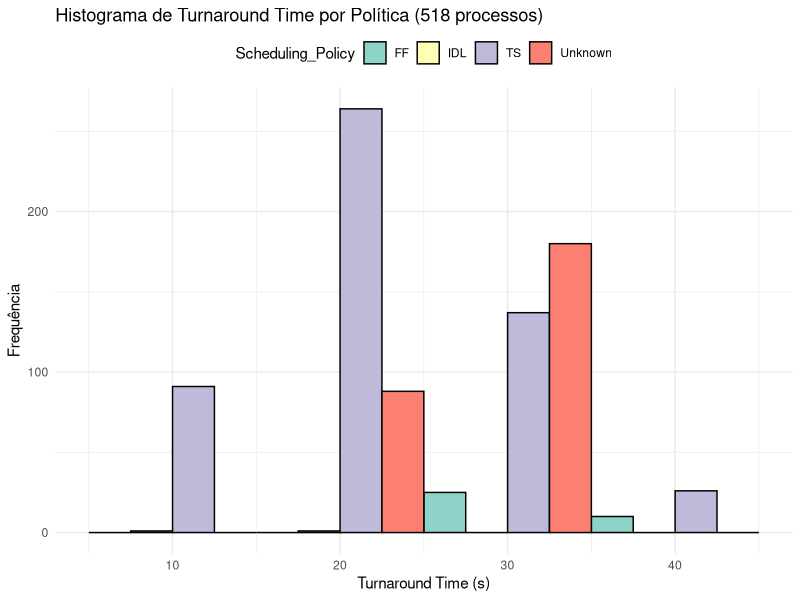
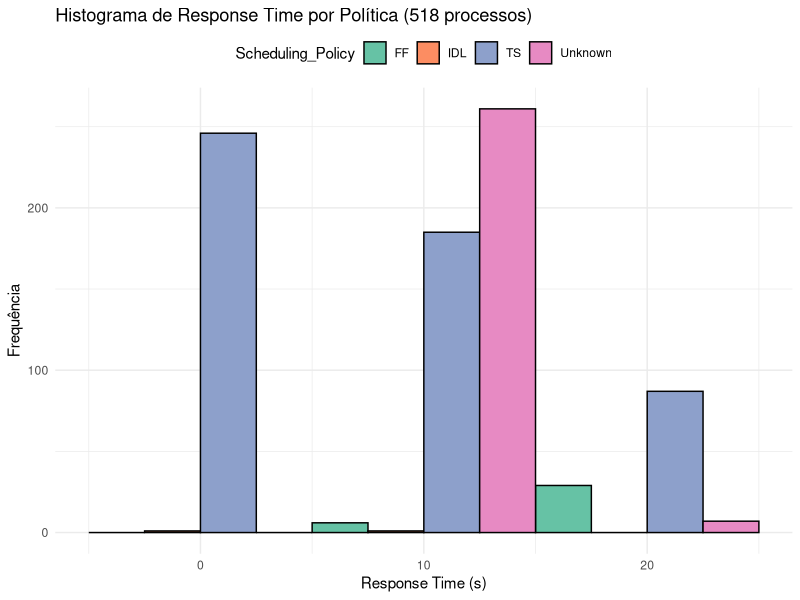
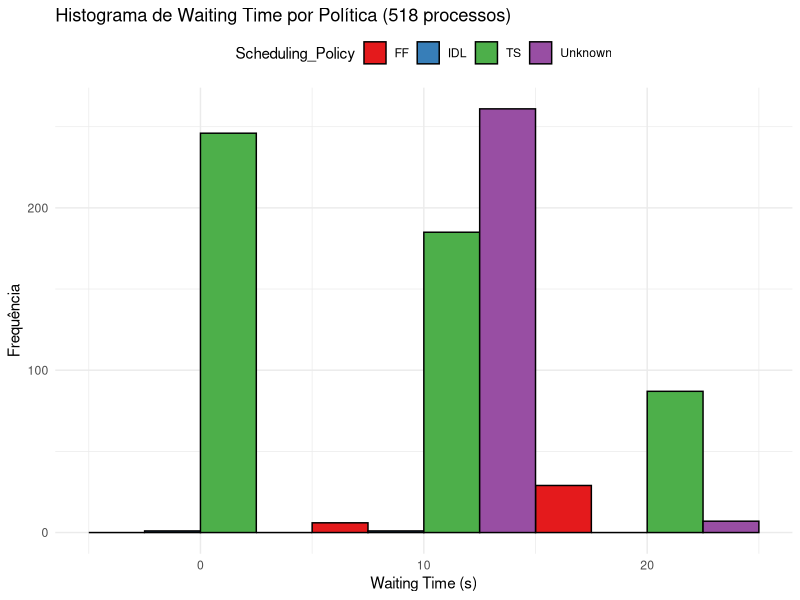
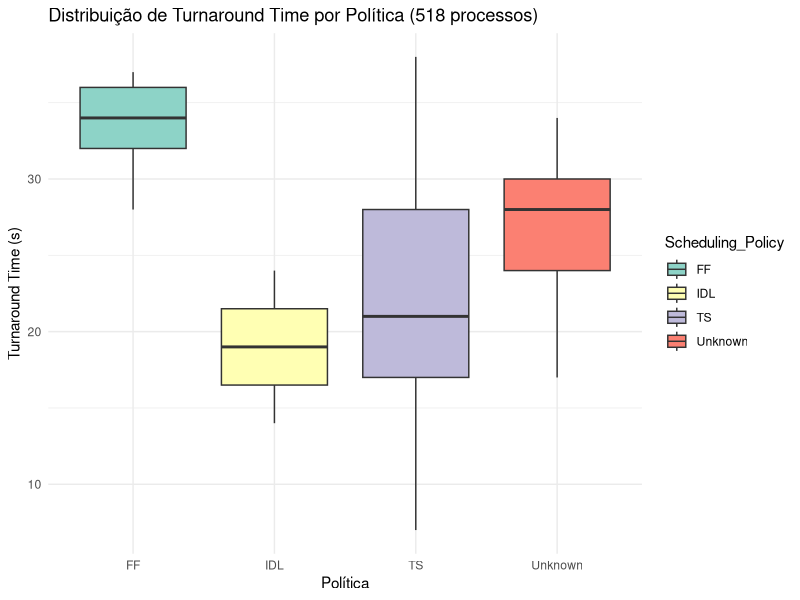
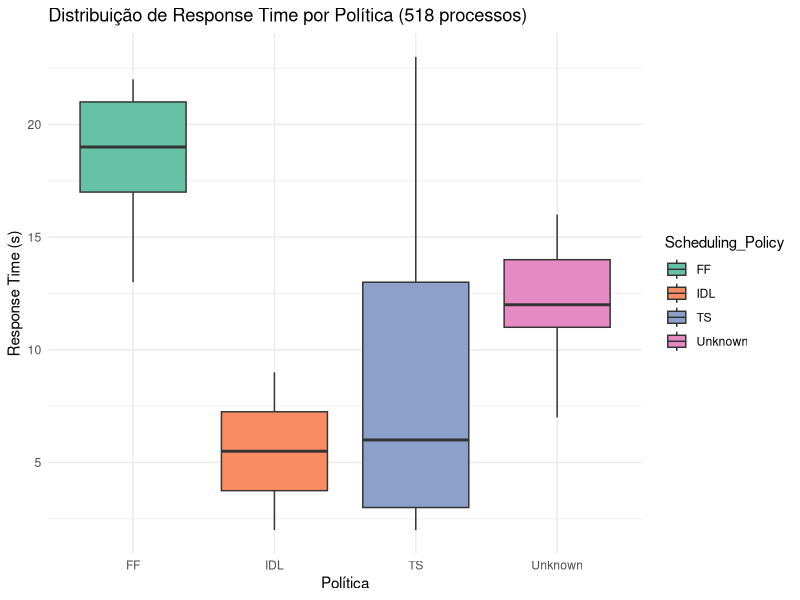
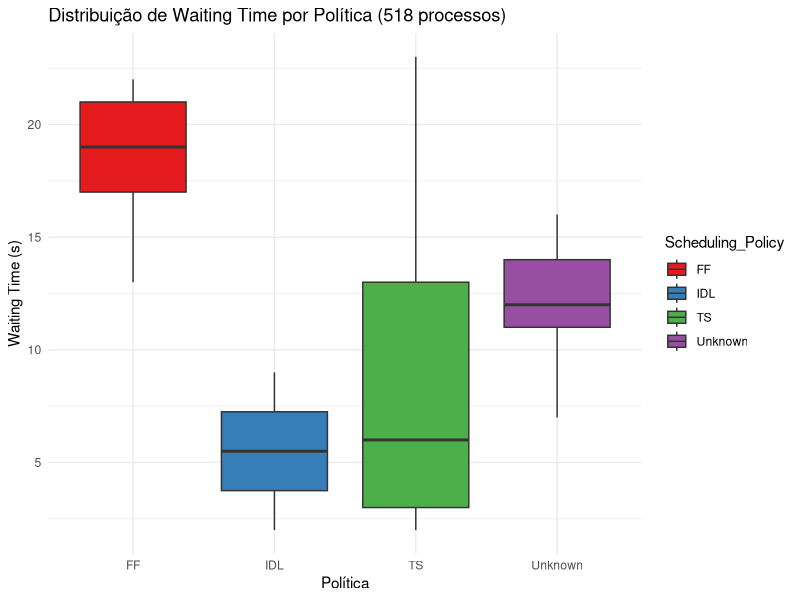
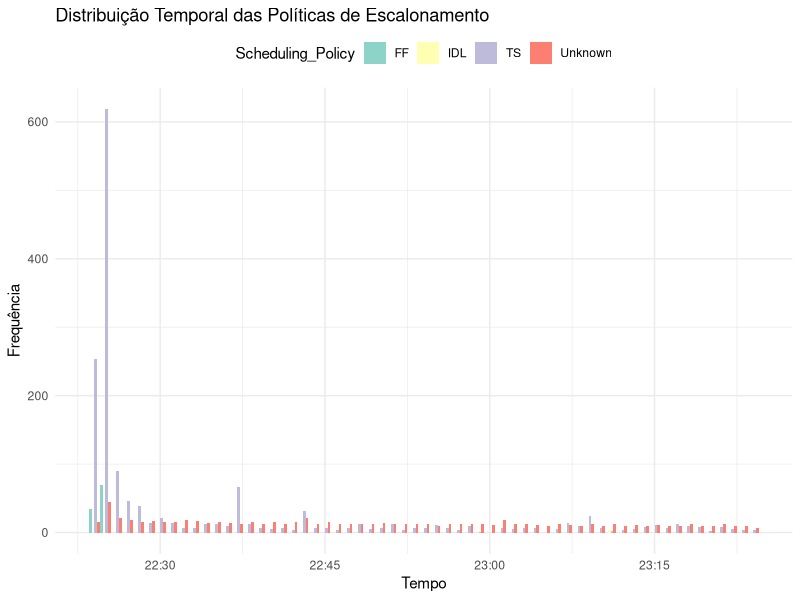

Write the R code that produced these figures, in order.
library(ggplot2)
library(dplyr)
library(lubridate)
library(tidyr) # Para a função gather()

# Ler o arquivo CSV
process_data <- read.csv("./process_log.csv")

# Converter colunas de tempo para formato datetime
process_data$Start_Time <- as.POSIXct(process_data$Start_Time, format="%Y-%m-%d %H:%M:%S")
process_data$First_Activation <- as.POSIXct(process_data$First_Activation, format="%Y-%m-%d %H:%M:%S")
process_data$End_Time <- as.POSIXct(process_data$End_Time, format="%Y-%m-%d %H:%M:%S")

# Calcular as métricas
process_data <- process_data %>%
  mutate(Turnaround_Time = as.numeric(difftime(End_Time, Start_Time, units = "secs")),
         Response_Time = as.numeric(difftime(First_Activation, Start_Time, units = "secs")),
         Waiting_Time = as.numeric(Turnaround_Time - difftime(End_Time, First_Activation, units = "secs")))
         
# Remover linhas com valores NA
process_data <- na.omit(process_data)

# Adicionar contagem de processos por política de escalonamento
process_data <- process_data %>%
  group_by(Scheduling_Policy) %>%
  mutate(Process_Count = n())

# 1. Histogramas para cada métrica agrupados por política

# Turnaround Time por política com cores
ggplot(process_data, aes(x=Turnaround_Time, fill=Scheduling_Policy)) +
  geom_histogram(binwidth=10, position="dodge", color="black") +
  scale_fill_brewer(palette="Set3") +
  labs(title=paste0("Histograma de Turnaround Time por Política (", unique(process_data$Process_Count), " processos)"),
       x="Turnaround Time (s)", y="Frequência") +
  theme_minimal() +
  theme(legend.position = "top")

# Response Time por política com cores
ggplot(process_data, aes(x=Response_Time, fill=Scheduling_Policy)) +
  geom_histogram(binwidth=10, position="dodge", color="black") +
  scale_fill_brewer(palette="Set2") +
  labs(title=paste0("Histograma de Response Time por Política (", unique(process_data$Process_Count), " processos)"),
       x="Response Time (s)", y="Frequência") +
  theme_minimal() +
  theme(legend.position = "top")

# Waiting Time por política com cores
ggplot(process_data, aes(x=Waiting_Time, fill=Scheduling_Policy)) +
  geom_histogram(binwidth=10, position="dodge", color="black") +
  scale_fill_brewer(palette="Set1") +
  labs(title=paste0("Histograma de Waiting Time por Política (", unique(process_data$Process_Count), " processos)"),
       x="Waiting Time (s)", y="Frequência") +
  theme_minimal() +
  theme(legend.position = "top")

# 2. Distribuição do tempo de cada métrica e política

# Turnaround Time por política - boxplot com cores
ggplot(process_data, aes(x=Scheduling_Policy, y=Turnaround_Time, fill=Scheduling_Policy)) +
  geom_boxplot() +
  scale_fill_brewer(palette="Set3") +
  labs(title=paste0("Distribuição de Turnaround Time por Política (", unique(process_data$Process_Count), " processos)"),
       x="Política", y="Turnaround Time (s)") +
  theme_minimal()

# Response Time por política - boxplot com cores
ggplot(process_data, aes(x=Scheduling_Policy, y=Response_Time, fill=Scheduling_Policy)) +
  geom_boxplot() +
  scale_fill_brewer(palette="Set2") +
  labs(title=paste0("Distribuição de Response Time por Política (", unique(process_data$Process_Count), " processos)"),
       x="Política", y="Response Time (s)") +
  theme_minimal()

# Waiting Time por política - boxplot com cores
ggplot(process_data, aes(x=Scheduling_Policy, y=Waiting_Time, fill=Scheduling_Policy)) +
  geom_boxplot() +
  scale_fill_brewer(palette="Set1") +
  labs(title=paste0("Distribuição de Waiting Time por Política (", unique(process_data$Process_Count), " processos)"),
       x="Política", y="Waiting Time (s)") +
  theme_minimal()

# 3. Distribuição temporal dos eventos de execução

events_data <- process_data %>%
  gather(key = "Event", value = "Timestamp", Start_Time, First_Activation, End_Time)

# Distribuição temporal das políticas de escalonamento
ggplot(events_data, aes(x=Timestamp, fill=Scheduling_Policy)) +
  geom_histogram(binwidth=60, position="dodge", aes(fill=Scheduling_Policy)) +
  scale_fill_brewer(palette="Set3") +
  labs(title="Distribuição Temporal das Políticas de Escalonamento",
       x="Tempo", y="Frequência") +
  theme_minimal() +
  theme(legend.position = "top")

